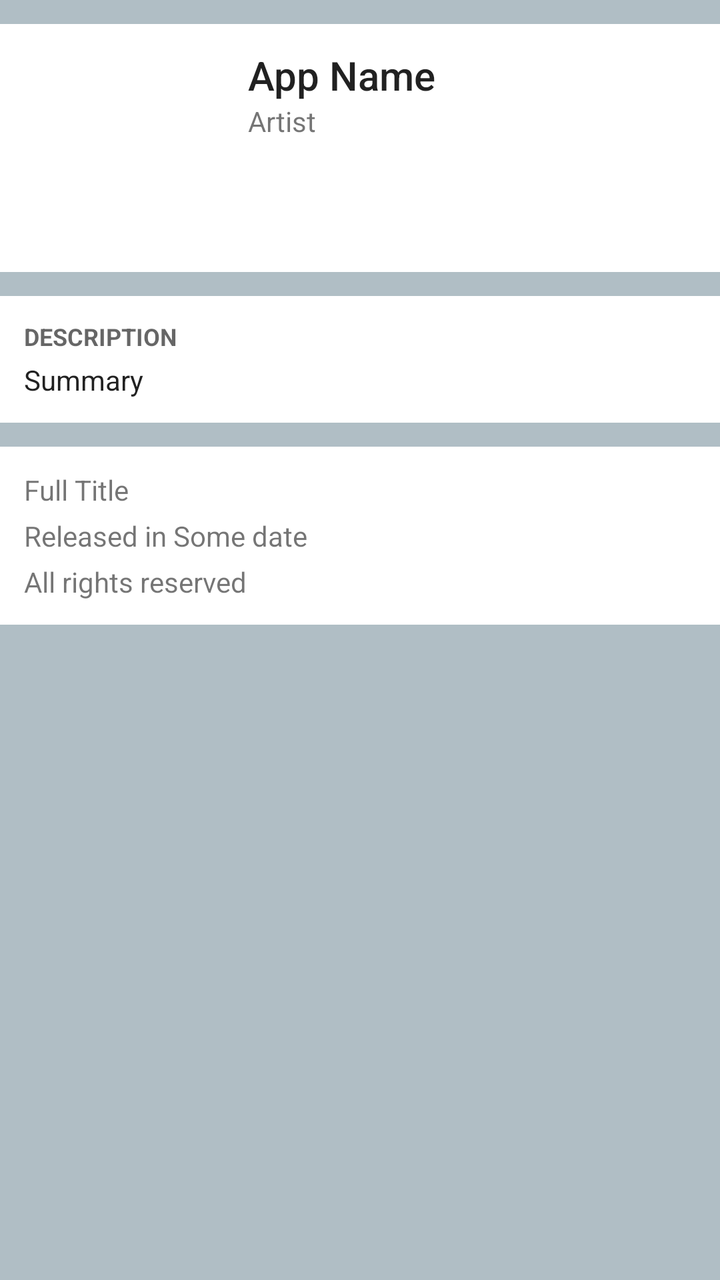
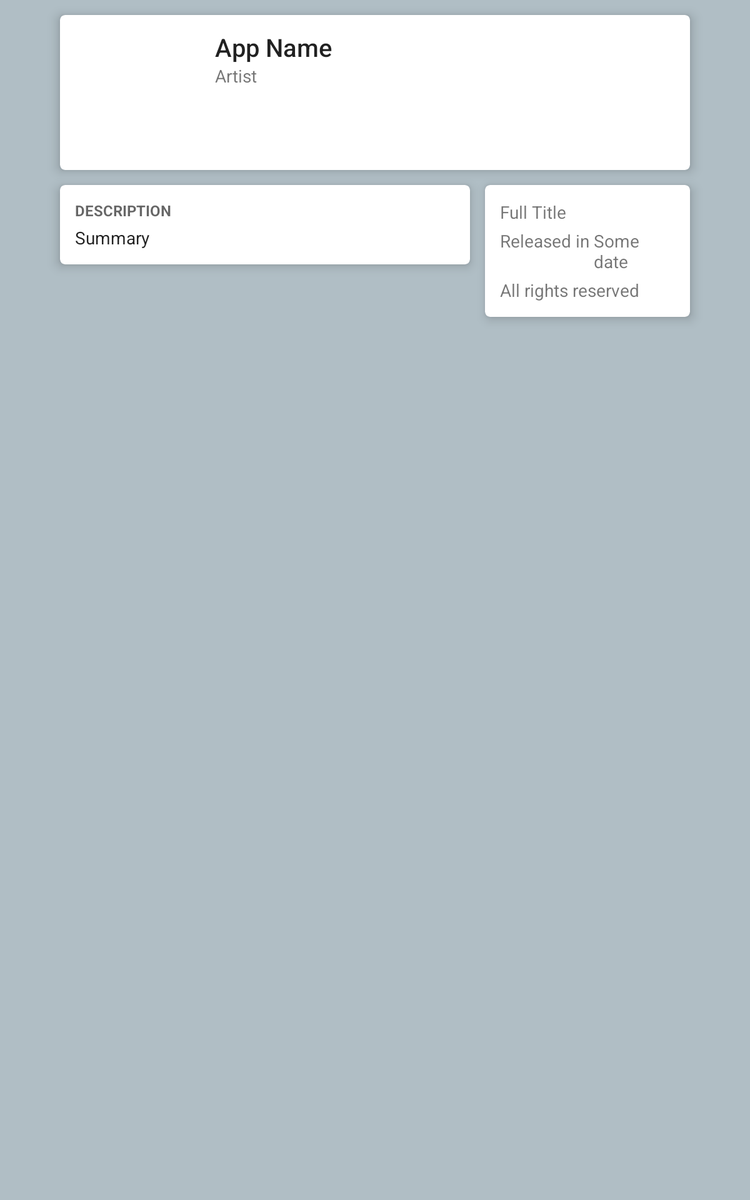

Two renders of one Android screen. The first uses the default layout on a phone; the second uses the alternative layout the repository ships for a different screen configuration, on a matching device. The two XML files are below.
<!-- AndroidManifest.xml: activity theme AppTheme -->
<!-- res/layout/fragment_detail_app.xml -->
<ScrollView xmlns:android="http://schemas.android.com/apk/res/android"
    xmlns:tools="http://schemas.android.com/tools"
    android:layout_width="match_parent"
    android:layout_height="match_parent"
    android:background="@color/blue_grey_200"
    tools:showIn="@layout/activity_detail_app">

    <LinearLayout
        android:layout_width="match_parent"
        android:layout_height="match_parent"
        android:orientation="vertical"
        tools:context=".ui.fragments.DetailAppFragment">

        <android.support.v7.widget.CardView
            xmlns:cardview="http://schemas.android.com/apk/res-auto"
            xmlns:android="http://schemas.android.com/apk/res/android"
            android:layout_width="match_parent"
            android:layout_height="wrap_content"
            android:layout_marginTop="12dp"
            cardview:contentPadding="@dimen/app_info_padding"
            cardview:cardElevation="0dp"
            cardview:cardCornerRadius="0dp">

            <RelativeLayout
                android:layout_width="match_parent"
                android:layout_height="match_parent">

                <ImageView
                    android:id="@+id/app_image"
                    android:layout_width="100dp"
                    android:layout_height="100dp"
                    android:layout_marginRight="@dimen/app_info_padding"
                    android:transitionName="@string/transition_icon"/>

                <TextView
                    android:id="@+id/app_name"
                    android:layout_width="match_parent"
                    android:layout_height="wrap_content"
                    android:layout_toRightOf="@id/app_image"
                    android:layout_toEndOf="@id/app_image"
                    android:textAppearance="@style/TextAppearance.AppCompat.Title"
                    android:text="App Name"
                    />

                <TextView
                    android:id="@+id/app_artist"
                    android:layout_width="wrap_content"
                    android:layout_height="wrap_content"
                    android:layout_below="@id/app_name"
                    android:layout_toRightOf="@id/app_image"
                    android:textAppearance="@style/TextAppearance.AppCompat.Small"
                    android:text="Artist"
                    />
            </RelativeLayout>
        </android.support.v7.widget.CardView>

        <android.support.v7.widget.CardView
            xmlns:cardview="http://schemas.android.com/apk/res-auto"
            xmlns:android="http://schemas.android.com/apk/res/android"
            android:layout_width="match_parent"
            android:layout_height="wrap_content"
            android:layout_marginTop="12dp"
            android:layout_marginBottom="12dp"
            cardview:contentPadding="@dimen/app_info_padding"
            cardview:cardElevation="0dp"
            cardview:cardCornerRadius="0dp">

            <LinearLayout
                android:layout_width="match_parent"
                android:layout_height="match_parent"
                android:orientation="vertical">

                <TextView
                    android:layout_width="wrap_content"
                    android:layout_height="wrap_content"
                    android:text="DESCRIPTION"
                    android:textStyle="bold"
                    android:textAppearance="@style/TextAppearance.AppCompat.Caption"
                    android:paddingBottom="4dp"
                    />

                <TextView
                    android:id="@+id/app_summary"
                    android:layout_width="wrap_content"
                    android:layout_height="wrap_content"
                    android:textAppearance="@style/TextAppearance.AppCompat.Body1"
                    android:text="Summary"
                    />
            </LinearLayout>
        </android.support.v7.widget.CardView>

        <android.support.v7.widget.CardView
            xmlns:cardview="http://schemas.android.com/apk/res-auto"
            xmlns:android="http://schemas.android.com/apk/res/android"
            android:layout_width="match_parent"
            android:layout_height="wrap_content"
            android:layout_marginBottom="12dp"
            cardview:contentPadding="@dimen/app_info_padding"
            cardview:cardElevation="0dp"
            cardview:cardCornerRadius="0dp">

            <RelativeLayout
                android:layout_width="match_parent"
                android:textAppearance="@style/TextAppearance.AppCompat.Body1"
                android:layout_height="match_parent">

                <TextView
                    android:id="@+id/app_title"
                    android:layout_width="wrap_content"
                    android:layout_height="wrap_content"
                    android:paddingBottom="4dp"
                    android:text="Full Title"
                    />

                <TextView
                    android:id="@+id/release_label"
                    android:layout_width="wrap_content"
                    android:layout_height="wrap_content"
                    android:paddingBottom="8dp"
                    android:layout_below="@id/app_title"
                    android:text="Released in "
                    />

                <TextView
                    android:id="@+id/app_release_date_label"
                    android:layout_width="wrap_content"
                    android:layout_height="wrap_content"
                    android:paddingBottom="4dp"
                    android:text="Some date"
                    android:layout_below="@id/app_title"
                    android:layout_toRightOf="@id/release_label"
                    />

                <TextView
                    android:id="@+id/app_rights"
                    android:layout_width="wrap_content"
                    android:layout_height="wrap_content"
                    android:text="All rights reserved"
                    android:layout_below="@id/app_release_date_label"
                    />
            </RelativeLayout>
        </android.support.v7.widget.CardView>

    </LinearLayout>
</ScrollView>
<!-- resources referenced by this layout -->
<resources>
  <color name="blue_grey_200">#B0BEC5</color>
  <dimen name="app_info_padding">12dp</dimen>
  <string name="transition_icon">IconTransition</string>
  <style name="AppTheme" parent="Theme.AppCompat.Light.NoActionBar">
          
          <item name="colorPrimary">@color/colorPrimary</item>
          <item name="colorPrimaryDark">@color/colorPrimaryDark</item>
          <item name="colorAccent">@color/colorAccent</item>
          <item name="colorControlHighlight">@color/light_blue_a200</item>
      </style>
  <color name="colorPrimary">#0277BD</color>
  <color name="colorPrimaryDark">#01579B</color>
  <color name="colorAccent">#607D8B</color>
  <color name="light_blue_a200">#40C4FF</color>
</resources>
<!-- res/layout-sw600dp/fragment_detail_app.xml (the repository's variant of the layout above) -->
<!-- drawn on a 7-inch tablet held upright -->
<ScrollView xmlns:android="http://schemas.android.com/apk/res/android"
    xmlns:tools="http://schemas.android.com/tools"
    android:layout_width="match_parent"
    android:layout_height="match_parent"
    android:background="@color/blue_grey_200"
    tools:showIn="@layout/activity_detail_app">

    <LinearLayout
        android:layout_width="match_parent"
        android:layout_height="wrap_content"
        android:orientation="vertical"
        tools:context=".ui.fragments.DetailAppFragment">

        <android.support.v7.widget.CardView
            xmlns:cardview="http://schemas.android.com/apk/res-auto"
            xmlns:android="http://schemas.android.com/apk/res/android"
            android:layout_width="match_parent"
            android:layout_height="wrap_content"
            android:layout_marginTop="12dp"
            android:layout_marginLeft="48dp"
            android:layout_marginRight="48dp"
            cardview:contentPadding="@dimen/app_info_padding"
            cardview:cardElevation="6dp"
            cardview:cardCornerRadius="4dp">

            <RelativeLayout
                android:layout_width="match_parent"
                android:layout_height="match_parent">

                <ImageView
                    android:id="@+id/app_image"
                    android:layout_width="100dp"
                    android:layout_height="100dp"
                    android:layout_marginRight="@dimen/app_info_padding"
                    android:transitionName="@string/transition_icon"/>

                <TextView
                    android:id="@+id/app_name"
                    android:layout_width="match_parent"
                    android:layout_height="wrap_content"
                    android:layout_toRightOf="@id/app_image"
                    android:layout_toEndOf="@id/app_image"
                    android:textAppearance="@style/TextAppearance.AppCompat.Title"
                    android:text="App Name"
                    />

                <TextView
                    android:id="@+id/app_artist"
                    android:layout_width="wrap_content"
                    android:layout_height="wrap_content"
                    android:layout_below="@id/app_name"
                    android:layout_toRightOf="@id/app_image"
                    android:textAppearance="@style/TextAppearance.AppCompat.Small"
                    android:text="Artist"
                    />
            </RelativeLayout>
        </android.support.v7.widget.CardView>



        <LinearLayout
            android:layout_width="match_parent"
            android:layout_height="wrap_content">

            <android.support.v7.widget.CardView
                xmlns:cardview="http://schemas.android.com/apk/res-auto"
                xmlns:android="http://schemas.android.com/apk/res/android"
                android:layout_width="0dp"
                android:layout_height="wrap_content"
                android:layout_marginTop="12dp"
                android:layout_marginLeft="48dp"
                android:layout_weight="2"
                cardview:contentPadding="@dimen/app_info_padding"
                cardview:cardElevation="6dp"
                cardview:cardCornerRadius="4dp">

                <LinearLayout
                    android:layout_width="match_parent"
                    android:layout_height="match_parent"
                    android:orientation="vertical">

                    <TextView
                        android:layout_width="wrap_content"
                        android:layout_height="wrap_content"
                        android:text="DESCRIPTION"
                        android:textStyle="bold"
                        android:textAppearance="@style/TextAppearance.AppCompat.Caption"
                        android:paddingBottom="4dp"
                        />

                    <TextView
                        android:id="@+id/app_summary"
                        android:layout_width="wrap_content"
                        android:layout_height="wrap_content"
                        android:textAppearance="@style/TextAppearance.AppCompat.Body1"
                        android:text="Summary"
                        />
                </LinearLayout>
            </android.support.v7.widget.CardView>

            <android.support.v7.widget.CardView
                xmlns:cardview="http://schemas.android.com/apk/res-auto"
                xmlns:android="http://schemas.android.com/apk/res/android"
                android:layout_width="0dp"
                android:layout_weight="1"
                android:layout_height="wrap_content"
                android:layout_marginTop="12dp"
                android:layout_marginLeft="12dp"
                android:layout_marginRight="48dp"
                android:layout_marginBottom="12dp"
                cardview:contentPadding="@dimen/app_info_padding"
                cardview:cardElevation="6dp"
                cardview:cardCornerRadius="4dp">

                <RelativeLayout
                    android:layout_width="match_parent"
                    android:textAppearance="@style/TextAppearance.AppCompat.Body1"
                    android:layout_height="match_parent">

                    <TextView
                        android:id="@+id/app_title"
                        android:layout_width="wrap_content"
                        android:layout_height="wrap_content"
                        android:paddingBottom="4dp"
                        android:text="Full Title"
                        />

                    <TextView
                        android:id="@+id/release_label"
                        android:layout_width="wrap_content"
                        android:layout_height="wrap_content"
                        android:paddingBottom="8dp"
                        android:layout_below="@id/app_title"
                        android:text="Released in "
                        />

                    <TextView
                        android:id="@+id/app_release_date_label"
                        android:layout_width="wrap_content"
                        android:layout_height="wrap_content"
                        android:paddingBottom="4dp"
                        android:text="Some date"
                        android:layout_below="@id/app_title"
                        android:layout_toRightOf="@id/release_label"
                        />

                    <TextView
                        android:id="@+id/app_rights"
                        android:layout_width="wrap_content"
                        android:layout_height="wrap_content"
                        android:text="All rights reserved"
                        android:layout_below="@id/app_release_date_label"
                        />
                </RelativeLayout>
            </android.support.v7.widget.CardView>

        </LinearLayout>



    </LinearLayout>
</ScrollView>
